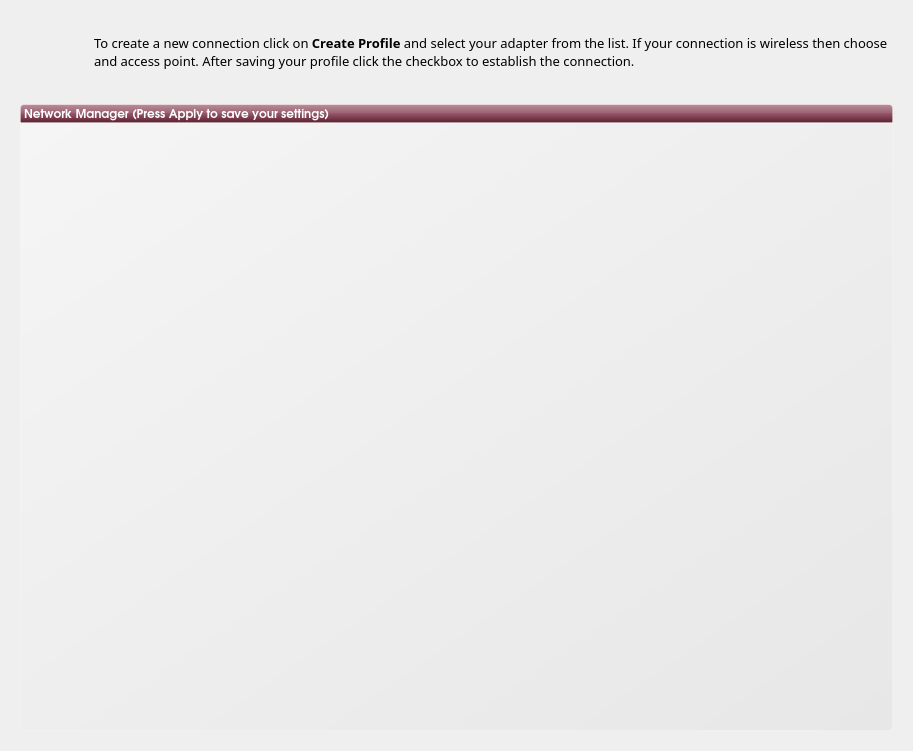
<?xml version="1.0" encoding="UTF-8"?>
<ui version="4.0">
 <class>networkWidget</class>
 <widget class="QWidget" name="networkWidget">
  <property name="geometry">
   <rect>
    <x>0</x>
    <y>0</y>
    <width>913</width>
    <height>751</height>
   </rect>
  </property>
  <property name="windowTitle">
   <string>Network</string>
  </property>
  <property name="styleSheet">
   <string notr="true">/* changes network manager style */
#editGroup {
border:0px;
}</string>
  </property>
  <layout class="QGridLayout" name="gridLayout">
   <property name="margin">
    <number>20</number>
   </property>
   <property name="spacing">
    <number>0</number>
   </property>
   <item row="0" column="0" colspan="3">
    <layout class="QHBoxLayout" name="horizontalLayout">
     <item>
      <widget class="QLabel" name="label_2">
       <property name="minimumSize">
        <size>
         <width>64</width>
         <height>64</height>
        </size>
       </property>
       <property name="maximumSize">
        <size>
         <width>64</width>
         <height>64</height>
        </size>
       </property>
       <property name="text">
        <string/>
       </property>
       <property name="pixmap">
        <pixmap resource="raw.qrc">:/raw/pics/applications-internet.png</pixmap>
       </property>
      </widget>
     </item>
     <item>
      <widget class="QLabel" name="description">
       <property name="sizePolicy">
        <sizepolicy hsizetype="Preferred" vsizetype="Preferred">
         <horstretch>0</horstretch>
         <verstretch>0</verstretch>
        </sizepolicy>
       </property>
       <property name="minimumSize">
        <size>
         <width>300</width>
         <height>0</height>
        </size>
       </property>
       <property name="font">
        <font>
         <family>Sans Serif</family>
         <pointsize>10</pointsize>
        </font>
       </property>
       <property name="styleSheet">
        <string notr="true"/>
       </property>
       <property name="text">
        <string>To create a new connection click on &lt;b&gt;Create Profile&lt;/b&gt; and select your adapter from the list. If your connection is wireless then choose and access point. After saving your profile click the checkbox to establish the connection.</string>
       </property>
       <property name="wordWrap">
        <bool>true</bool>
       </property>
       <property name="indent">
        <number>10</number>
       </property>
      </widget>
     </item>
    </layout>
   </item>
   <item row="3" column="0" colspan="2">
    <widget class="QLabel" name="label">
     <property name="font">
      <font>
       <family>URW Gothic L</family>
       <pointsize>9</pointsize>
       <weight>75</weight>
       <bold>true</bold>
       <underline>false</underline>
      </font>
     </property>
     <property name="styleSheet">
      <string notr="true">background-color: qlineargradient(spread:pad, x1:0.5, y1:1, x2:0.5, y2:0, stop:0 rgba(183, 100, 124, 255), stop:0.0212465 rgba(91, 33, 50, 255), stop:0.521739 rgba(152, 86, 105, 255), stop:0.527174 rgba(155, 98, 115, 255), stop:0.983696 rgba(184, 141, 153, 255), stop:1 rgba(220, 173, 186, 255));
/*background-color: qlineargradient(spread:pad, x1:1, y1:1, x2:0, y2:0, stop:0 rgba(219, 219, 219, 100), stop:1 rgba(255, 255, 255, 100));*/
border: 1px solid rgba(255,255,255,50);
color:white;
border-top-left-radius: 4px;
border-top-right-radius: 4px;</string>
     </property>
     <property name="text">
      <string>Network Manager (Press Apply to save your settings)</string>
     </property>
     <property name="margin">
      <number>5</number>
     </property>
    </widget>
   </item>
   <item row="4" column="0">
    <widget class="QGroupBox" name="groupBox">
     <property name="sizePolicy">
      <sizepolicy hsizetype="Expanding" vsizetype="Expanding">
       <horstretch>0</horstretch>
       <verstretch>0</verstretch>
      </sizepolicy>
     </property>
     <property name="styleSheet">
      <string notr="true">/*QGroupBox{
background-color: qlineargradient(spread:pad, x1:0, y1:0, x2:1, y2:0, stop:0 rgba(0, 0, 0, 81), stop:0.00537634 rgba(95, 34, 52, 80), stop:1 rgba(255, 213, 230, 80));

border: 1px solid rgb(236, 236, 236, 80);

color: rgb(234, 225, 228);
}*/
#groupBox{
margin:0px;
background-color: qlineargradient(spread:pad, x1:1, y1:1, x2:0, y2:0, stop:0 rgba(219, 219, 219, 100), stop:1 rgba(255, 255, 255, 100));
border: 1px solid rgba(255,255,255,50);
border-bottom-left-radius: 4px;
border-bottom-right-radius: 4px;
}</string>
     </property>
     <property name="title">
      <string/>
     </property>
     <property name="flat">
      <bool>true</bool>
     </property>
     <layout class="QVBoxLayout" name="verticalLayout">
      <property name="spacing">
       <number>0</number>
      </property>
      <property name="margin">
       <number>10</number>
      </property>
      <item>
       <layout class="QGridLayout" name="layout">
        <property name="spacing">
         <number>0</number>
        </property>
       </layout>
      </item>
     </layout>
    </widget>
   </item>
   <item row="2" column="0">
    <spacer name="verticalSpacer_6">
     <property name="orientation">
      <enum>Qt::Vertical</enum>
     </property>
     <property name="sizeType">
      <enum>QSizePolicy::Fixed</enum>
     </property>
     <property name="sizeHint" stdset="0">
      <size>
       <width>20</width>
       <height>20</height>
      </size>
     </property>
    </spacer>
   </item>
  </layout>
 </widget>
 <resources>
  <include location="raw.qrc"/>
 </resources>
 <connections/>
</ui>
